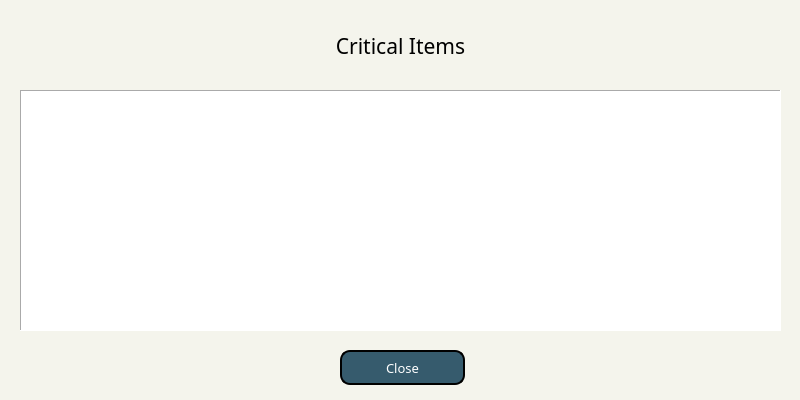
<?xml version="1.0" encoding="UTF-8"?>
<ui version="4.0">
 <class>criticalItems</class>
 <widget class="QDialog" name="criticalItems">
  <property name="geometry">
   <rect>
    <x>0</x>
    <y>0</y>
    <width>800</width>
    <height>400</height>
   </rect>
  </property>
  <property name="windowTitle">
   <string>Critical items</string>
  </property>
  <property name="windowIcon">
   <iconset>
    <normaloff>img/econologo_transparent_cropped.png</normaloff>img/econologo_transparent_cropped.png</iconset>
  </property>
  <property name="styleSheet">
   <string notr="true">background: #f4f4ec;</string>
  </property>
  <widget class="QTableWidget" name="tabCritical">
   <property name="geometry">
    <rect>
     <x>20</x>
     <y>90</y>
     <width>761</width>
     <height>241</height>
    </rect>
   </property>
   <property name="sizePolicy">
    <sizepolicy hsizetype="Fixed" vsizetype="Fixed">
     <horstretch>0</horstretch>
     <verstretch>0</verstretch>
    </sizepolicy>
   </property>
   <property name="maximumSize">
    <size>
     <width>16777215</width>
     <height>16777215</height>
    </size>
   </property>
   <property name="font">
    <font>
     <family>Century Gothic</family>
     <pointsize>12</pointsize>
    </font>
   </property>
   <property name="styleSheet">
    <string notr="true">background: #ffffff</string>
   </property>
   <property name="frameShape">
    <enum>QFrame::Panel</enum>
   </property>
  </widget>
  <widget class="QLabel" name="label_3">
   <property name="geometry">
    <rect>
     <x>20</x>
     <y>20</y>
     <width>761</width>
     <height>51</height>
    </rect>
   </property>
   <property name="font">
    <font>
     <family>Century Gothic</family>
     <pointsize>16</pointsize>
    </font>
   </property>
   <property name="styleSheet">
    <string notr="true">color: black;</string>
   </property>
   <property name="lineWidth">
    <number>1</number>
   </property>
   <property name="text">
    <string>Critical Items</string>
   </property>
   <property name="alignment">
    <set>Qt::AlignCenter</set>
   </property>
  </widget>
  <widget class="QPushButton" name="btnClose">
   <property name="geometry">
    <rect>
     <x>340</x>
     <y>350</y>
     <width>125</width>
     <height>35</height>
    </rect>
   </property>
   <property name="font">
    <font>
     <family>Century Gothic</family>
     <pointsize>10</pointsize>
    </font>
   </property>
   <property name="styleSheet">
    <string notr="true">QPushButton{
	background: #365b6d;
	color: white;
	border-style: outset;
	border-width: 2px;
	border-radius:10px;
	border-color: black;
}
QPushButton:hover {
    background-color: #53786d;
	border: 2px solid black;
}
QPushButton:pressed {
    border-style: inset;
    background-color: #365b6d;
}</string>
   </property>
   <property name="text">
    <string>Close</string>
   </property>
  </widget>
 </widget>
 <resources/>
 <connections/>
</ui>
